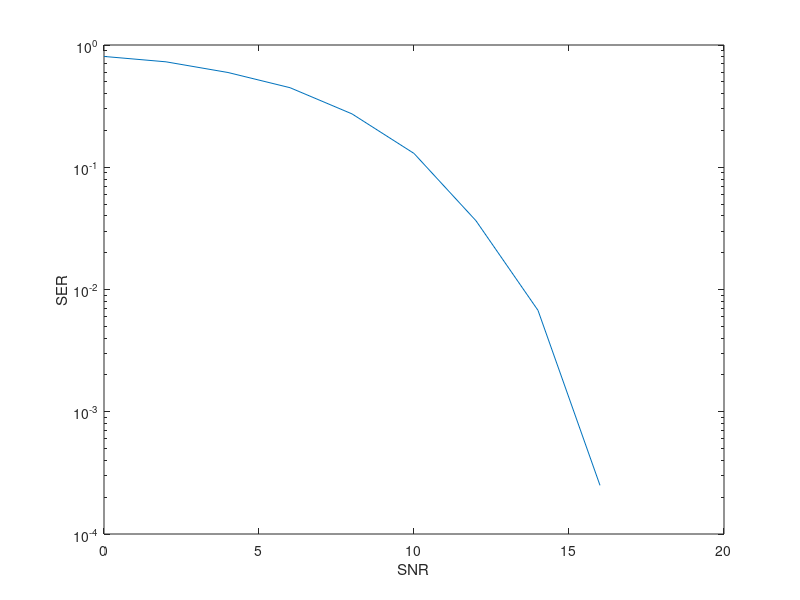

The MATLAB script that drew this image:
clear all;
close all;
x = [0,2,4,6,8,10,12,14,16];
y = [3225,2914,2383,1790,1093,519,146,27,1]/4000;
semilogy(x,y);
xlabel('SNR');
ylabel('SER');